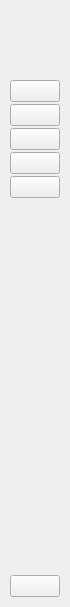
     <widget class="QWidget" name="mini_menu_widget" native="true">
      <property name="minimumSize">
       <size>
        <width>70</width>
        <height>0</height>
       </size>
      </property>
      <property name="maximumSize">
       <size>
        <width>70</width>
        <height>16777215</height>
       </size>
      </property>
      <layout class="QVBoxLayout" name="verticalLayout_3">
       <property name="spacing">
        <number>0</number>
       </property>
       <property name="leftMargin">
        <number>10</number>
       </property>
       <property name="topMargin">
        <number>10</number>
       </property>
       <property name="rightMargin">
        <number>10</number>
       </property>
       <property name="bottomMargin">
        <number>10</number>
       </property>
       <item alignment="Qt::AlignHCenter">
        <widget class="QLabel" name="label">
         <property name="minimumSize">
          <size>
           <width>50</width>
           <height>50</height>
          </size>
         </property>
         <property name="maximumSize">
          <size>
           <width>50</width>
           <height>50</height>
          </size>
         </property>
         <property name="text">
          <string/>
         </property>
         <property name="pixmap">
          <pixmap resource="resource.qrc">:/icons/icons/logo.png</pixmap>
         </property>
         <property name="scaledContents">
          <bool>true</bool>
         </property>
        </widget>
       </item>
       <item>
        <layout class="QVBoxLayout" name="verticalLayout">
         <property name="spacing">
          <number>2</number>
         </property>
         <property name="topMargin">
          <number>20</number>
         </property>
         <item>
          <widget class="QPushButton" name="model_1_btn_1">
           <property name="cursor">
            <cursorShape>PointingHandCursor</cursorShape>
           </property>
           <property name="text">
            <string/>
           </property>
           <property name="icon">
            <iconset resource="resource.qrc">
             <normaloff>:/icons/icons/AI_off.ico</normaloff>
             <normalon>:/icons/icons/AI_on.ico</normalon>:/icons/icons/AI_off.ico</iconset>
           </property>
           <property name="iconSize">
            <size>
             <width>30</width>
             <height>30</height>
            </size>
           </property>
           <property name="checkable">
            <bool>true</bool>
           </property>
           <property name="autoExclusive">
            <bool>true</bool>
           </property>
          </widget>
         </item>
         <item>
          <widget class="QPushButton" name="model_2_btn_1">
           <property name="cursor">
            <cursorShape>PointingHandCursor</cursorShape>
           </property>
           <property name="text">
            <string/>
           </property>
           <property name="icon">
            <iconset resource="resource.qrc">
             <normaloff>:/icons/icons/AI_off.ico</normaloff>
             <normalon>:/icons/icons/AI_on.ico</normalon>:/icons/icons/AI_off.ico</iconset>
           </property>
           <property name="iconSize">
            <size>
             <width>30</width>
             <height>30</height>
            </size>
           </property>
           <property name="checkable">
            <bool>true</bool>
           </property>
           <property name="autoExclusive">
            <bool>true</bool>
           </property>
          </widget>
         </item>
         <item>
          <widget class="QPushButton" name="model_3_btn_1">
           <property name="cursor">
            <cursorShape>PointingHandCursor</cursorShape>
           </property>
           <property name="text">
            <string/>
           </property>
           <property name="icon">
            <iconset resource="resource.qrc">
             <normaloff>:/icons/icons/AI_off.ico</normaloff>
             <normalon>:/icons/icons/AI_on.ico</normalon>:/icons/icons/AI_off.ico</iconset>
           </property>
           <property name="iconSize">
            <size>
             <width>30</width>
             <height>30</height>
            </size>
           </property>
           <property name="checkable">
            <bool>true</bool>
           </property>
           <property name="autoExclusive">
            <bool>true</bool>
           </property>
          </widget>
         </item>
         <item>
          <widget class="QPushButton" name="model_4_btn_1">
           <property name="cursor">
            <cursorShape>PointingHandCursor</cursorShape>
           </property>
           <property name="text">
            <string/>
           </property>
           <property name="icon">
            <iconset resource="resource.qrc">
             <normaloff>:/icons/icons/AI_off.ico</normaloff>
             <normalon>:/icons/icons/AI_on.ico</normalon>:/icons/icons/AI_off.ico</iconset>
           </property>
           <property name="iconSize">
            <size>
             <width>30</width>
             <height>30</height>
            </size>
           </property>
           <property name="checkable">
            <bool>true</bool>
           </property>
           <property name="autoExclusive">
            <bool>true</bool>
           </property>
          </widget>
         </item>
         <item>
          <widget class="QPushButton" name="model_5_btn_1">
           <property name="cursor">
            <cursorShape>PointingHandCursor</cursorShape>
           </property>
           <property name="text">
            <string/>
           </property>
           <property name="icon">
            <iconset resource="resource.qrc">
             <normaloff>:/icons/icons/AI_off.ico</normaloff>
             <normalon>:/icons/icons/AI_on.ico</normalon>:/icons/icons/AI_off.ico</iconset>
           </property>
           <property name="iconSize">
            <size>
             <width>30</width>
             <height>30</height>
            </size>
           </property>
           <property name="checkable">
            <bool>true</bool>
           </property>
           <property name="autoExclusive">
            <bool>true</bool>
           </property>
          </widget>
         </item>
        </layout>
       </item>
       <item>
        <spacer name="verticalSpacer">
         <property name="orientation">
          <enum>Qt::Vertical</enum>
         </property>
         <property name="sizeHint" stdset="0">
          <size>
           <width>20</width>
           <height>377</height>
          </size>
         </property>
        </spacer>
       </item>
       <item>
        <widget class="QPushButton" name="exit_btn_1">
         <property name="cursor">
          <cursorShape>PointingHandCursor</cursorShape>
         </property>
         <property name="text">
          <string/>
         </property>
         <property name="icon">
          <iconset resource="resource.qrc">
           <normaloff>:/icons/icons/close.ico</normaloff>:/icons/icons/close.ico</iconset>
         </property>
         <property name="iconSize">
          <size>
           <width>20</width>
           <height>20</height>
          </size>
         </property>
        </widget>
       </item>
      </layout>
     </widget>
